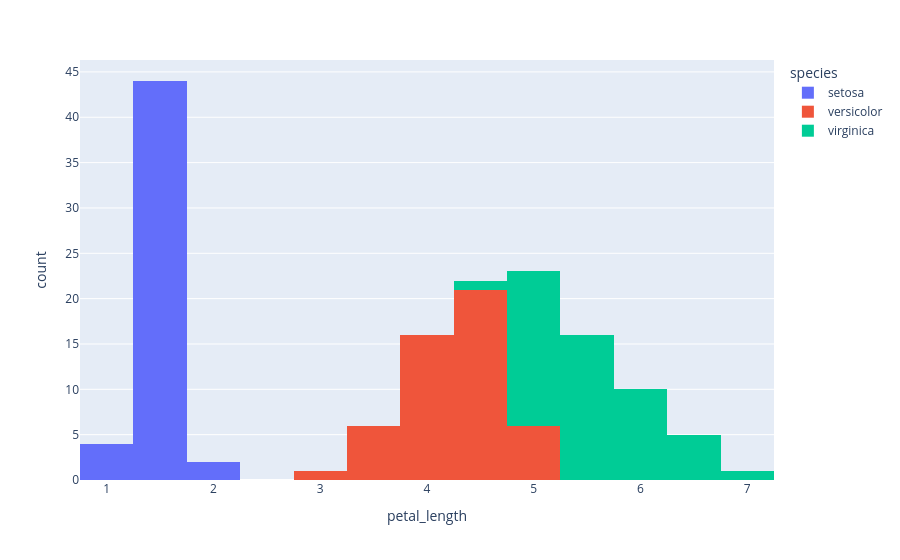

Notebook source saved alongside this figure:
### Code cell
fig = px.histogram(df, x='petal_length', color='species')
fig

### Figure 1 — Plotly figure (JSON) as saved in the notebook; plotly's stock layout.template omitted (floating-point values rounded to 4 significant figures)
{"data": [{"bingroup": "x", "hovertemplate": "species=setosa<br>petal_length=%{x}<br>count=%{y}<extra></extra>", "legendgroup": "setosa", "marker": {"color": "#636efa", "pattern": {"shape": ""}}, "name": "setosa", "orientation": "v", "showlegend": true, "type": "histogram", "x": [1.4, 1.4, 1.3, 1.5, 1.4, 1.7, 1.4, 1.5, 1.4, 1.5, 1.5, 1.6, 1.4, 1.1, 1.2, 1.5, 1.3, 1.4, 1.7, 1.5, 1.7, 1.5, 1.0, 1.7, 1.9, 1.6, 1.6, 1.5, 1.4, 1.6, 1.6, 1.5, 1.5, 1.4, 1.5, 1.2, 1.3, 1.5, 1.3, 1.5, 1.3, 1.3, 1.3, 1.6, 1.9, 1.4, 1.6, 1.4, 1.5, 1.4], "xaxis": "x", "yaxis": "y"}, {"bingroup": "x", "hovertemplate": "species=versicolor<br>petal_length=%{x}<br>count=%{y}<extra></extra>", "legendgroup": "versicolor", "marker": {"color": "#EF553B", "pattern": {"shape": ""}}, "name": "versicolor", "orientation": "v", "showlegend": true, "type": "histogram", "x": [4.7, 4.5, 4.9, 4.0, 4.6, 4.5, 4.7, 3.3, 4.6, 3.9, 3.5, 4.2, 4.0, 4.7, 3.6, 4.4, 4.5, 4.1, 4.5, 3.9, 4.8, 4.0, 4.9, 4.7, 4.3, 4.4, 4.8, 5.0, 4.5, 3.5, 3.8, 3.7, 3.9, 5.1, 4.5, 4.5, 4.7, 4.4, 4.1, 4.0, 4.4, 4.6, 4.0, 3.3, 4.2, 4.2, 4.2, 4.3, 3.0, 4.1], "xaxis": "x", "yaxis": "y"}, {"bingroup": "x", "hovertemplate": "species=virginica<br>petal_length=%{x}<br>count=%{y}<extra></extra>", "legendgroup": "virginica", "marker": {"color": "#00cc96", "pattern": {"shape": ""}}, "name": "virginica", "orientation": "v", "showlegend": true, "type": "histogram", "x": [6.0, 5.1, 5.9, 5.6, 5.8, 6.6, 4.5, 6.3, 5.8, 6.1, 5.1, 5.3, 5.5, 5.0, 5.1, 5.3, 5.5, 6.7, 6.9, 5.0, 5.7, 4.9, 6.7, 4.9, 5.7, 6.0, 4.8, 4.9, 5.6, 5.8, 6.1, 6.4, 5.6, 5.1, 5.6, 6.1, 5.6, 5.5, 4.8, 5.4, 5.6, 5.1, 5.1, 5.9, 5.7, 5.2, 5.0, 5.2, 5.4, 5.1], "xaxis": "x", "yaxis": "y"}], "layout": {"autosize": true, "barmode": "relative", "legend": {"title": {"text": "species"}, "tracegroupgap": 0}, "margin": {"t": 60}, "xaxis": {"anchor": "y", "autorange": true, "domain": [0, 1], "range": [0.75, 7.25], "title": {"text": "petal_length"}, "type": "linear"}, "yaxis": {"anchor": "x", "autorange": true, "domain": [0, 1], "range": [0, 46.32], "title": {"text": "count"}}}}
